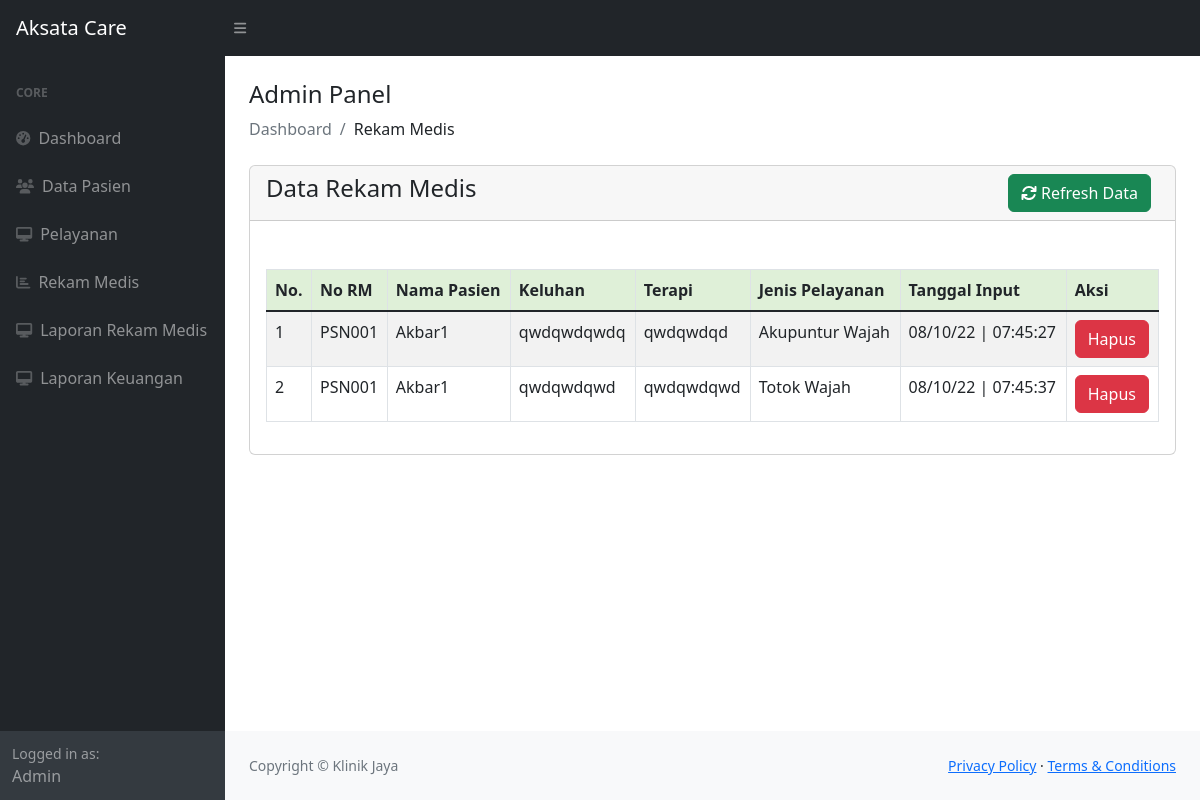
/view-rekamMedis.php, run on an earlier commit of the app's database.
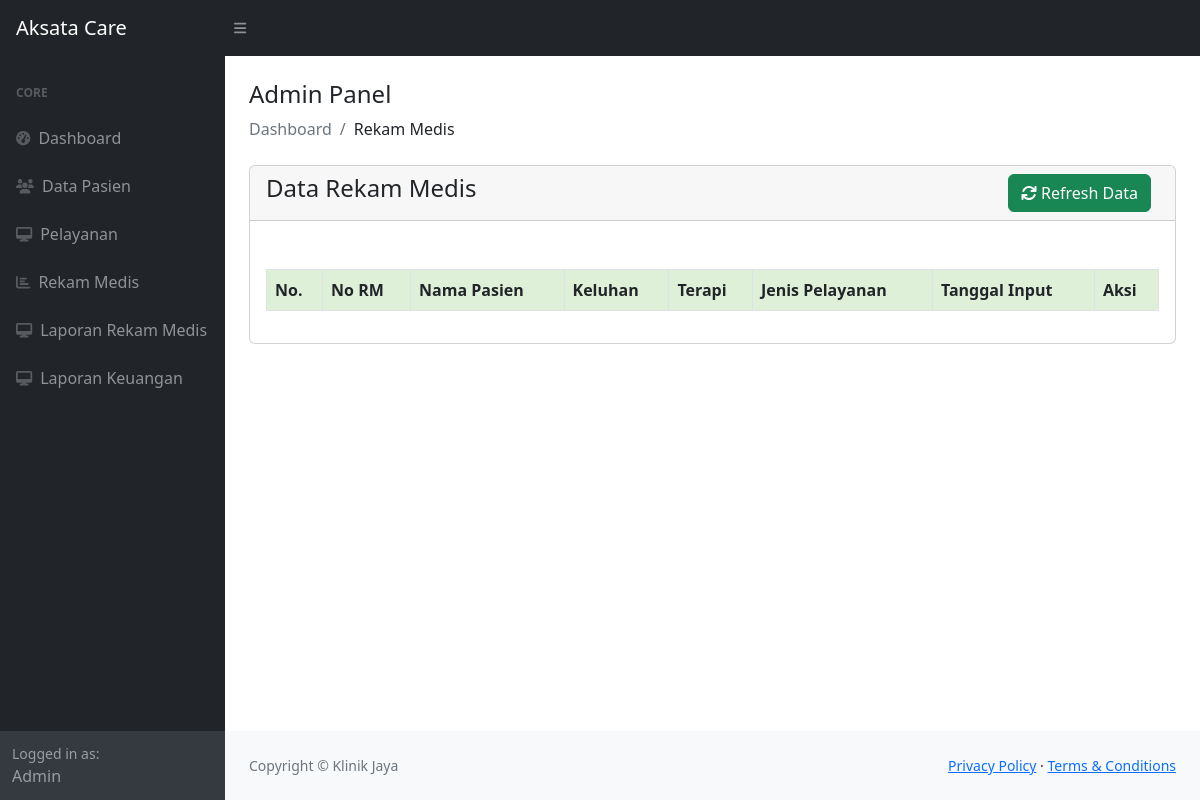
And on a later commit of the database.
### tables this page shows
CREATE TABLE `rekammedis` (
  `id_rekammedis` int(5) NOT NULL,
  `no_rm` varchar(255) NOT NULL,
  `nama_pasien` varchar(100) NOT NULL,
  `keluhan` text DEFAULT NULL,
  `terapi` text DEFAULT NULL,
  `id_kategori` int(11) NOT NULL,
  `tanggal` timestamp NOT NULL DEFAULT current_timestamp() ON UPDATE current_timestamp()
);

CREATE TABLE `kategori` (
  `id_kategori` int(11) NOT NULL,
  `jenis_pelayanan` varchar(255) NOT NULL,
  `biaya_pokok` varchar(255) NOT NULL,
  `tgl_input` varchar(255) NOT NULL
);

### config/controller.php (called while the page is built, shortened)
<?php
function select($query) {
    global $dbconnect;
    $result = mysqli_query($dbconnect, $query);
    $rows = [];
    while ($row = mysqli_fetch_assoc($result)) {
        $rows[] = $row;
    }
    return $rows;
}

### view-rekamMedis.php (the view, shortened to what this page needs)
<?php
include_once('includes/header.php');
$rekammedis = select("SELECT * from rekammedis join kategori on kategori.id_kategori = rekammedis.id_kategori");
?>
<div class="container-fluid px-4">
    <h4 class="mt-4">Admin Panel</h1>
        <ol class="breadcrumb mb-4">
            <li class="breadcrumb-item active">Dashboard</li>
            <li class="breadcrumb-item">Rekam Medis</li>
        </ol>
        <div class="row">
            <div class="col-md-12 main-chart">
                <div class="card">
                    <div class="card-header">
                        <a href="view-rekamMedis.php" style="margin-right :0.5pc;" class="btn btn-success btn-md float-end">
                            <i class="fa fa-refresh"></i> Refresh Data</a>
                        <h4>Data Rekam Medis</h4>
                    </div>
                    <div class="card-body">
                    </div>
                    <div class="card-body">
                        <table class="table table-bordered table-striped" id="table">
                            <thead>
                                <tr style="background:#DFF0D8;color:#333;">
                                    <th>No.</th>
                                    <th>No RM</th>
                                    <th>Nama Pasien</th>
                                    <th>Keluhan</th>
                                    <th>Terapi</th>
                                    <th>Jenis Pelayanan</th>
                                    <th>Tanggal Input</th>
                                    <th>Aksi</th>
                                </tr>
                            </thead>
                            <tbody>
                                <?php $no = 1;  ?>
                                <?php foreach ($rekammedis as $rm) : ?>
                                    <tr>
                                        <td><?= $no++; ?></td>
                                        <td><?= $rm["no_rm"]; ?></td>
                                        <td><?= $rm["nama_pasien"]; ?></td>
                                        <td><?= $rm["keluhan"]; ?></td>
                                        <td><?= $rm["terapi"]; ?></td>
                                        <td><?= $rm["jenis_pelayanan"]; ?></td>
                                        <td><?= date('d/m/y | H:i:s', strtotime($rm["tanggal"])); ?></td>
                                        <td>
                                            <a href="delete-rekamMedis.php?id_rekammedis=<?= $rm['id_rekammedis']; ?>" onclick="javascript:return confirm('Yakin Data Jenis Pelayanan Akan Dihapus.?');"><button class="btn btn-danger">Hapus</button></a>
                                        </td>
                                    </tr>
                                <?php endforeach; ?>
                            </tbody>
                        </table>
                    </div>
                </div>
            </div>
        </div>
</div>
<?php
include_once('includes/footer.php');
include_once('includes/scripts.php');
?>

What changed in the data, as far as the page shows it:
removed rekammedis: no_rm "PSN001", nama_pasien "Akbar1", keluhan "qwdqwdqwdq", terapi "qwdqwdqd", id_kategori.jenis_pelayanan "Akupuntur Wajah", tanggal "08/10/22 | 07:45:27"
removed rekammedis: no_rm "PSN001", nama_pasien "Akbar1", keluhan "qwdqwdqwd", terapi "qwdqwdqwd", id_kategori.jenis_pelayanan "Totok Wajah", tanggal "08/10/22 | 07:45:37"
